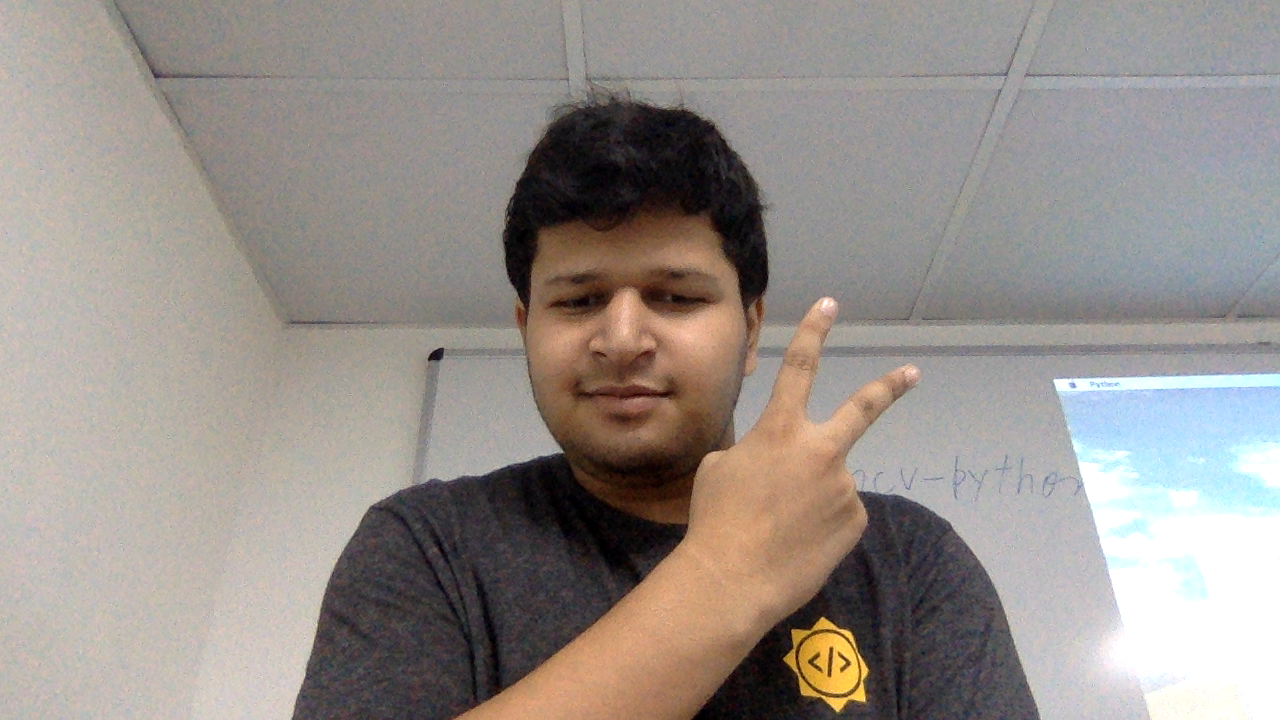
#> input picture lecture_06/charm/classroom.png, 1280 x 720 px, given in place of the camera
$ python collector.py
#> lines starting #> are read from the running program, lines starting #| are printed output that depends on the picture
import cv2
import numpy as np

cap = cv2.VideoCapture(0)
count = 0
classifier = cv2.CascadeClassifier("haarcascade_frontalface_default.xml")

name = input("Enter your name : ")
#> the answer given: classroom.png

images = []

while True:
    ret, frame = cap.read()
#> frame is the input picture: shape (720, 1280, 3); mean B, G, R 138.8, 143.9, 151.3

    if ret:
        gray = cv2.cvtColor(frame, cv2.COLOR_BGR2GRAY)
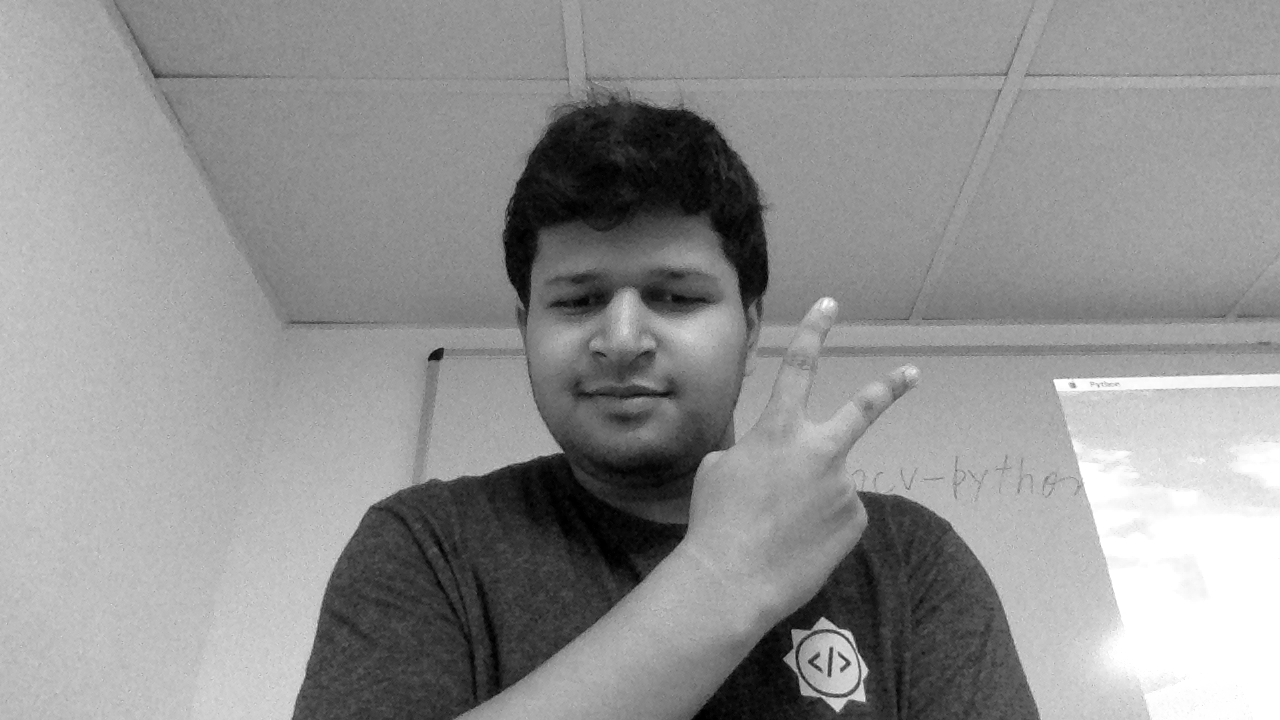
#> gray: shape (720, 1280); min 0, max 255, mean 145.5

        faces = classifier.detectMultiScale(gray)
#> faces = [[790, 630, 84, 84], [488, 189, 275, 275]]

        if len(faces):
            index = np.array(faces)[:, 2:].prod(axis=1).argmax()
#> index = 1
            face = faces[index]
#> face = [488, 189, 275, 275]
            x, y, w, h = face
#> x = 488; y = 189; w = 275; h = 275
            crop = gray[y:y+h, x:x+w]
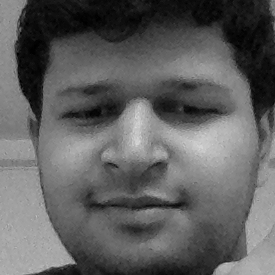
#> crop: shape (275, 275); min 0, max 217, mean 95.9

            crop = cv2.resize(crop, (100, 100))
#> crop: shape (100, 100)
            cv2.imshow("Crop", crop)

        key = cv2.waitKey(1)
#> (key q is pressed here)

        if ord('q') == 0xff & key:
            break

        if ord('c') == 0xff & key:
            if len(faces):
                images.append(crop.flatten())
                count += 1
                print("Captured : " + str(count))
            if count >= 10:
                break


X = np.array(images)
y = np.full((X.shape[0], 1), name)

#> (the run stopped early here; a loop or call above may not have finished)
